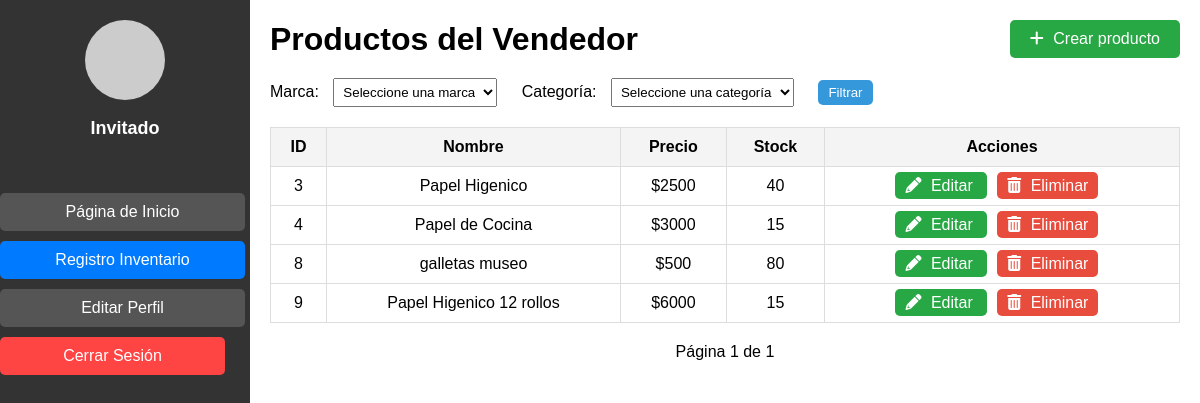
Before: /vendedor/ with the older database file.
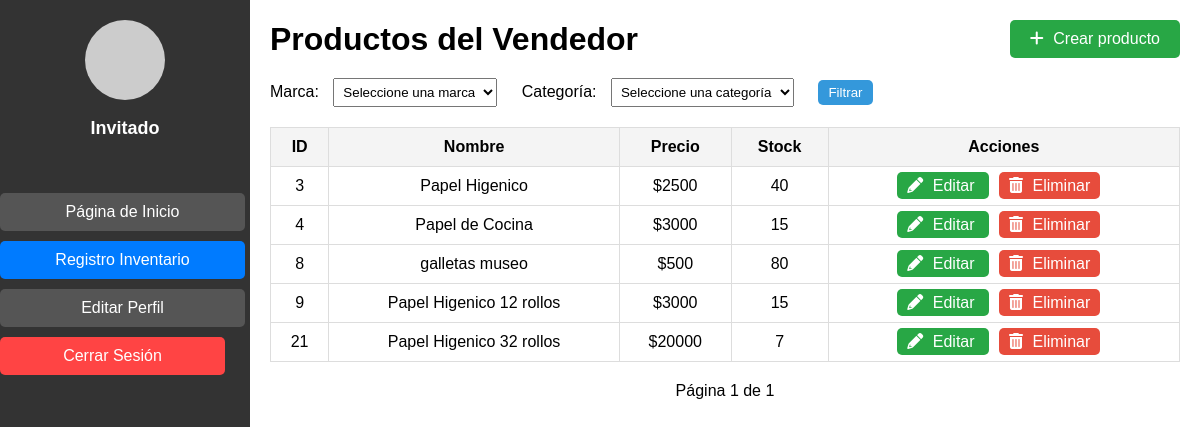
After: the same page with the newer database file.
### pagina/models.py (models this page shows, shortened)
class Producto(models.Model):
    nombre = models.CharField(max_length=50)
    precio = models.IntegerField()
    stock = models.IntegerField()
    fechaingreso = models.DateField(default=timezone.now)
    marca = models.ForeignKey('Marca', on_delete=models.PROTECT)
    descripcion = models.TextField(default="Sin descripción")

### pagina/views.py (the view)
# urls.py: path('vendedor/', vendedor, name='vendedor'),
def vendedor(request):
    productos = Producto.objects.all()
    marca_id = request.GET.get('marca')
    if marca_id:
        productos = productos.filter(marca_id=marca_id)
    categoria_id = request.GET.get('categoria')
    if categoria_id:
        productos = productos.filter(categoria_id=categoria_id)
    paginator = Paginator(productos, 15)  # 15 productos por página
    page_number = request.GET.get('page')
    page_obj = paginator.get_page(page_number)
    marcas = Marca.objects.all()
    categorias = Categoria.objects.all()
    return render(request, 'vendedor.html', {
        'page_obj': page_obj,
        'marcas': marcas,
        'categorias': categorias
    })

### pagina/templates/vendedor.html (shortened to what this page needs)
<!DOCTYPE html>
<html lang="es">
<head>
    {% load static %}
    <link rel="stylesheet" href="{% static 'css/vendedor.css' %}">
    <link rel="stylesheet" href="https://cdnjs.cloudflare.com/ajax/libs/font-awesome/6.0.0-beta3/css/all.min.css">
    <link rel="stylesheet" href="{% static 'css/lateral.css' %}">
</head>
<body>
    <div class="sidebar">
        <div class="perfil">
            <div class="perfil-imagen"></div>
            <p>
                {% if user.is_authenticated %}
                    {{ user.username }}
                {% else %}
                    Invitado
                {% endif %}
            </p>
        </div>
        <ul>
            <li><a href="{% url 'adminpage' %}">Página de Inicio</a></li>
            <li><a href="{% url 'vendedor' %}" class="active">Registro Inventario</a></li>
            <li><a href="{% url 'modificarperfil' %}" class="btn btn-primary w-100">Editar Perfil</a></li>
            <li>
                <form action="{% url 'logout' %}" method="post">
                    <button type="submit" class="btn btn-danger w-100">Cerrar Sesión</button>
                </form>
            </li>
        </ul>
    </div>
    <div class="main-content">
        <div class="header">
            <h1>Productos del Vendedor</h1>
            <a href="{% url 'crearproducto' %}" class="btn-create">
                <i class="fas fa-plus"></i> Crear producto
            </a>
        </div>
        <div class="filters">
            <form method="GET">
                <label for="marca">Marca:</label>
                <select name="marca" id="marca">
                    <option value="">Seleccione una marca</option>
                </select>
                <label for="categoria">Categoría:</label>
                <select name="categoria" id="categoria">
                    <option value="">Seleccione una categoría</option>
                </select>
                <button type="submit" class="btn-filter">Filtrar</button>
            </form>
        </div>
        <table class="product-table">
            <thead>
                <tr>
                    <th>ID</th>
                    <th>Nombre</th>
                    <th>Precio</th>
                    <th>Stock</th>
                    <th>Acciones</th>
                </tr>
            </thead>
            <tbody id="product-table-body">
                {% for producto in page_obj %}
                    <tr>
                        <td>{{ producto.id }}</td>
                        <td>{{ producto.nombre }}</td>
                        <td>${{ producto.precio }}</td>
                        <td>{{ producto.stock }}</td>
                        <td>
                            <a href="{% url 'editar_producto' producto.id %}" class="btn-edit">
                                <i class="fas fa-pencil-alt"></i> Editar
                            </a>
                            <a href="#" class="btn-edit btn-delete" data-id="{{ producto.id }}">
                                <i class="fas fa-trash-alt"></i> Eliminar
                            </a>
                        </td>
                    </tr>
                {% empty %}
                    <tr>
                        <td colspan="5">No hay productos disponibles.</td>
                    </tr>
                {% endfor %}
            </tbody>
        </table>
        <div class="pagination">
            <span class="page-link">
                Página {{ page_obj.number }} de {{ page_obj.paginator.num_pages }}
            </span>
        </div>
    </div>
</body>
</html>

Changed rows visible on the page:
changed Producto "Papel Higenico 12 rollos": precio "6000" → "3000"
added Producto: id "21", nombre "Papel Higenico 32 rollos", precio "20000", stock "7"
